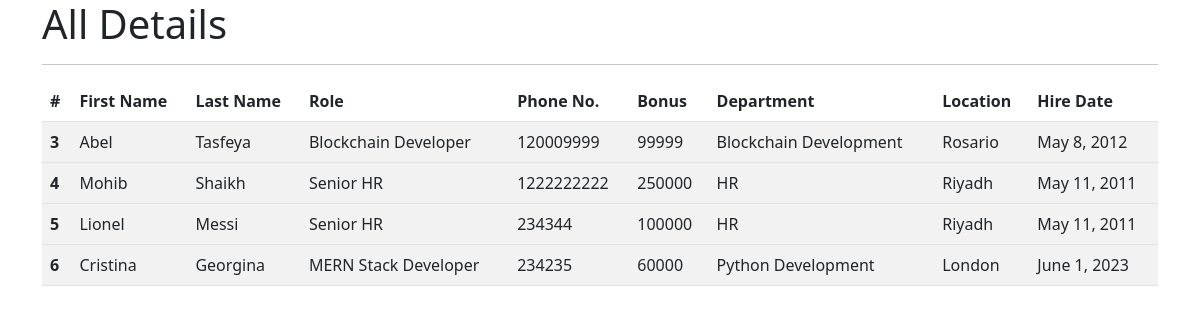
The app's page /all_emp with its own data.
### emp_app/models.py (models this page shows, shortened)
class Employee(models.Model):
    first_name = models.CharField(max_length=100, null=False)
    last_name = models.CharField(max_length=100)
    dept = models.ForeignKey(Depart, on_delete=models.CASCADE)
    salary = models.IntegerField(default=0)
    bonus = models.IntegerField(default=0)
    role = models.ForeignKey(Role, on_delete=models.CASCADE)
    phone = models.IntegerField(default=0)
    hire_date = models.DateField()

class Role(models.Model):
    name = models.CharField(max_length=100, null=False)

class Depart(models.Model):
    name = models.CharField(max_length=100, null=False)
    location = models.CharField(max_length=100)

### emp_app/views.py (the view)
# urls.py: path('all_emp', views.all_emp, name='all_emp'),
def all_emp(request):
    emps = Employee.objects.all()
    context = {'emps': emps}
    return render(request, 'all_emp.html', context)

### emp_app/templates/all_emp.html (shortened to what this page needs)
<!DOCTYPE html>
<html lang="en">
<head>    <link href="https://cdn.jsdelivr.net/npm/bootstrap@5.2.3/dist/css/bootstrap.min.css" rel="stylesheet">
  </head>
  <body>
    <div class="container">
        <h1>All Details</h1>
        <hr>
        <table class="table table-striped">
  <thead>
    <tr>
      <th scope="col">#</th>
      <th scope="col">First Name</th>
      <th scope="col">Last Name</th>
      <th scope="col">Role</th>
      <th scope="col">Phone No.</th>
      <th scope="col">Bonus</th>
      <th scope="col">Department</th>
      <th scope="col">Location</th>
      <th scope="col">Hire Date</th>
    </tr>
  </thead>
        {% for emp in emps %}
  <tbody>
    <tr>
      <th scope="row">{{emp.id}}</th>
      <td>{{emp.first_name}}</td>
      <td>{{emp.last_name}}</td>
      <td>{{emp.role.name}}</td>
      <td>{{emp.phone}}</td>
      <td>{{emp.bonus}}</td>
      <td>{{emp.dept.name}}</td>
      <td>{{emp.dept.location}}</td>
      <td>{{emp.hire_date}}</td>
    </tr>
  </tbody>
            {% endfor %}
</table>
    </div>
  </body>
</html>

### records on screen
Employee: id "3", first_name "Abel", last_name "Tasfeya", role.name "Blockchain Developer", phone "120009999", bonus "99999", dept.name "Blockchain Development", dept.location "Rosario", hire_date "May 8, 2012"
Employee: id "4", first_name "Mohib", last_name "Shaikh", role.name "Senior HR", phone "1222222222", bonus "250000", dept.name "HR", dept.location "Riyadh", hire_date "May 11, 2011"
Employee: id "5", first_name "Lionel", last_name "Messi", role.name "Senior HR", phone "234344", bonus "100000", dept.name "HR", dept.location "Riyadh", hire_date "May 11, 2011"
Employee: id "6", first_name "Cristina", last_name "Georgina", role.name "MERN Stack Developer", phone "234235", bonus "60000", dept.name "Python Development", dept.location "London", hire_date "June 1, 2023"
